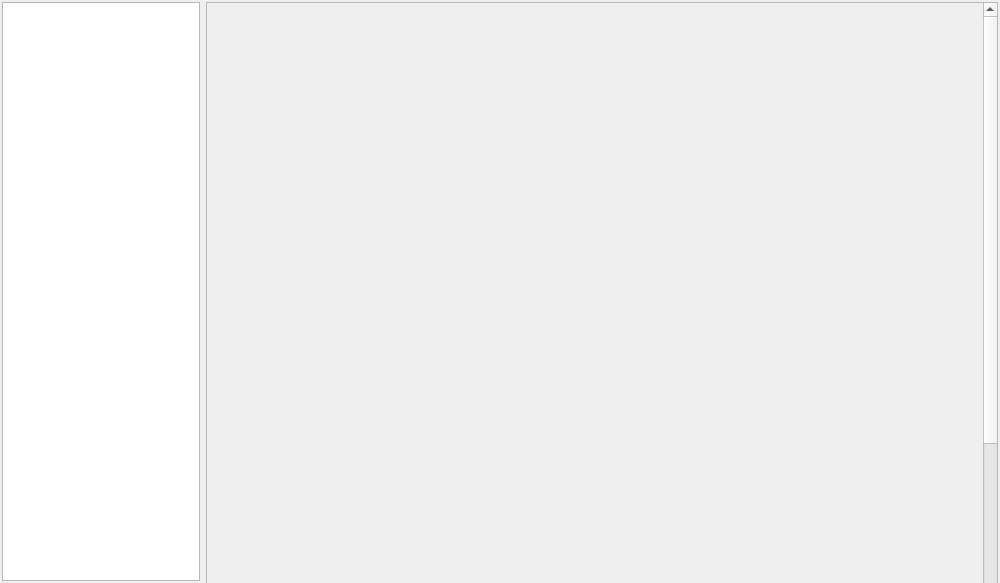
<?xml version="1.0" encoding="UTF-8"?>
<ui version="4.0">
 <class>SettingUI</class>
 <widget class="QWidget" name="SettingUI">
  <property name="geometry">
   <rect>
    <x>0</x>
    <y>0</y>
    <width>1000</width>
    <height>583</height>
   </rect>
  </property>
  <property name="sizePolicy">
   <sizepolicy hsizetype="Expanding" vsizetype="Expanding">
    <horstretch>0</horstretch>
    <verstretch>0</verstretch>
   </sizepolicy>
  </property>
  <property name="minimumSize">
   <size>
    <width>600</width>
    <height>568</height>
   </size>
  </property>
  <property name="maximumSize">
   <size>
    <width>1000</width>
    <height>16777215</height>
   </size>
  </property>
  <property name="windowTitle">
   <string>Form</string>
  </property>
  <layout class="QGridLayout" name="gridLayout" columnstretch="1,4">
   <property name="leftMargin">
    <number>2</number>
   </property>
   <property name="topMargin">
    <number>2</number>
   </property>
   <property name="rightMargin">
    <number>2</number>
   </property>
   <property name="bottomMargin">
    <number>2</number>
   </property>
   <item row="0" column="0">
    <widget class="QTableWidget" name="ItemtableWidget">
     <property name="minimumSize">
      <size>
       <width>150</width>
       <height>400</height>
      </size>
     </property>
    </widget>
   </item>
   <item row="0" column="1">
    <widget class="QScrollArea" name="detailWidget">
     <property name="sizePolicy">
      <sizepolicy hsizetype="Expanding" vsizetype="Expanding">
       <horstretch>0</horstretch>
       <verstretch>0</verstretch>
      </sizepolicy>
     </property>
     <property name="minimumSize">
      <size>
       <width>300</width>
       <height>600</height>
      </size>
     </property>
     <property name="maximumSize">
      <size>
       <width>100000</width>
       <height>100000</height>
      </size>
     </property>
     <property name="sizeIncrement">
      <size>
       <width>0</width>
       <height>0</height>
      </size>
     </property>
     <property name="widgetResizable">
      <bool>true</bool>
     </property>
     <property name="alignment">
      <set>Qt::AlignRight|Qt::AlignTrailing|Qt::AlignVCenter</set>
     </property>
     <widget class="QWidget" name="scrollAreaWidgetContents">
      <property name="enabled">
       <bool>true</bool>
      </property>
      <property name="geometry">
       <rect>
        <x>0</x>
        <y>0</y>
        <width>787</width>
        <height>800</height>
       </rect>
      </property>
      <property name="minimumSize">
       <size>
        <width>300</width>
        <height>800</height>
       </size>
      </property>
      <property name="maximumSize">
       <size>
        <width>1000</width>
        <height>1300</height>
       </size>
      </property>
     </widget>
    </widget>
   </item>
  </layout>
 </widget>
 <resources/>
 <connections/>
</ui>
